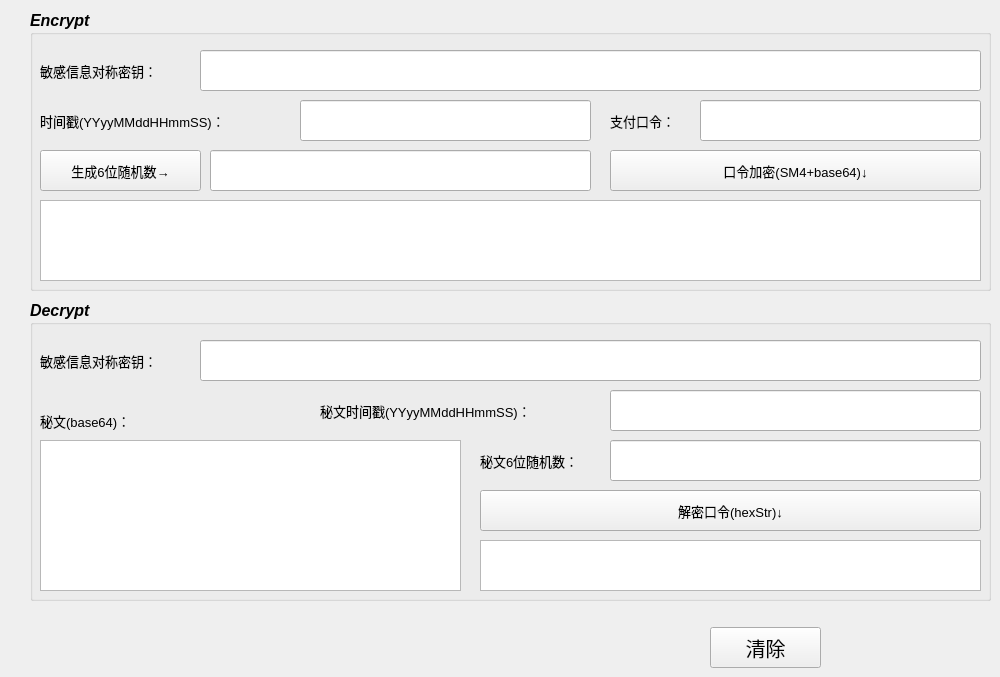
   <widget class="QWidget" name="TabPin">
    <attribute name="title">
     <string>      Pin      </string>
    </attribute>
    <widget class="QPushButton" name="Pin_ButtonClear">
     <property name="geometry">
      <rect>
       <x>710</x>
       <y>627</y>
       <width>111</width>
       <height>41</height>
      </rect>
     </property>
     <property name="font">
      <font>
       <family>Agency FB</family>
       <pointsize>15</pointsize>
      </font>
     </property>
     <property name="text">
      <string>清除</string>
     </property>
    </widget>
    <widget class="QGroupBox" name="groupBox_7">
     <property name="geometry">
      <rect>
       <x>30</x>
       <y>10</y>
       <width>961</width>
       <height>281</height>
      </rect>
     </property>
     <property name="font">
      <font>
       <pointsize>12</pointsize>
       <weight>75</weight>
       <italic>true</italic>
       <bold>true</bold>
      </font>
     </property>
     <property name="title">
      <string>Encrypt</string>
     </property>
     <widget class="QLabel" name="label_38">
      <property name="geometry">
       <rect>
        <x>580</x>
        <y>90</y>
        <width>91</width>
        <height>41</height>
       </rect>
      </property>
      <property name="font">
       <font>
        <pointsize>10</pointsize>
        <weight>50</weight>
        <italic>false</italic>
        <bold>false</bold>
       </font>
      </property>
      <property name="text">
       <string>支付口令：</string>
      </property>
     </widget>
     <widget class="QLineEdit" name="Pin_Pin">
      <property name="geometry">
       <rect>
        <x>670</x>
        <y>90</y>
        <width>281</width>
        <height>41</height>
       </rect>
      </property>
      <property name="font">
       <font>
        <pointsize>10</pointsize>
        <weight>50</weight>
        <italic>false</italic>
        <bold>false</bold>
       </font>
      </property>
     </widget>
     <widget class="QLabel" name="label_40">
      <property name="geometry">
       <rect>
        <x>10</x>
        <y>90</y>
        <width>261</width>
        <height>41</height>
       </rect>
      </property>
      <property name="font">
       <font>
        <pointsize>10</pointsize>
        <weight>50</weight>
        <italic>false</italic>
        <bold>false</bold>
       </font>
      </property>
      <property name="text">
       <string>时间戳(YYyyMMddHHmmSS)：</string>
      </property>
     </widget>
     <widget class="QLineEdit" name="Pin_TimeStamp">
      <property name="geometry">
       <rect>
        <x>270</x>
        <y>90</y>
        <width>291</width>
        <height>41</height>
       </rect>
      </property>
      <property name="font">
       <font>
        <pointsize>10</pointsize>
        <weight>50</weight>
        <italic>false</italic>
        <bold>false</bold>
       </font>
      </property>
     </widget>
     <widget class="QTextEdit" name="Pin_Encrypt">
      <property name="geometry">
       <rect>
        <x>10</x>
        <y>190</y>
        <width>941</width>
        <height>81</height>
       </rect>
      </property>
      <property name="font">
       <font>
        <family>Consolas</family>
        <pointsize>12</pointsize>
        <weight>50</weight>
        <italic>false</italic>
        <bold>false</bold>
       </font>
      </property>
     </widget>
     <widget class="QPushButton" name="Pin_Button_Encrypt">
      <property name="geometry">
       <rect>
        <x>580</x>
        <y>140</y>
        <width>371</width>
        <height>41</height>
       </rect>
      </property>
      <property name="font">
       <font>
        <pointsize>10</pointsize>
        <weight>50</weight>
        <italic>false</italic>
        <bold>false</bold>
       </font>
      </property>
      <property name="text">
       <string>口令加密(SM4+base64)↓</string>
      </property>
     </widget>
     <widget class="QLabel" name="label_41">
      <property name="geometry">
       <rect>
        <x>10</x>
        <y>40</y>
        <width>151</width>
        <height>41</height>
       </rect>
      </property>
      <property name="font">
       <font>
        <pointsize>10</pointsize>
        <weight>50</weight>
        <italic>false</italic>
        <bold>false</bold>
       </font>
      </property>
      <property name="text">
       <string>敏感信息对称密钥：</string>
      </property>
     </widget>
     <widget class="QLineEdit" name="Pin_Key">
      <property name="geometry">
       <rect>
        <x>170</x>
        <y>40</y>
        <width>781</width>
        <height>41</height>
       </rect>
      </property>
      <property name="font">
       <font>
        <family>Consolas</family>
        <pointsize>12</pointsize>
        <weight>50</weight>
        <italic>false</italic>
        <bold>false</bold>
       </font>
      </property>
     </widget>
     <widget class="QLineEdit" name="Pin_Random">
      <property name="geometry">
       <rect>
        <x>180</x>
        <y>140</y>
        <width>381</width>
        <height>41</height>
       </rect>
      </property>
      <property name="font">
       <font>
        <pointsize>10</pointsize>
        <weight>50</weight>
        <italic>false</italic>
        <bold>false</bold>
       </font>
      </property>
     </widget>
     <widget class="QPushButton" name="Pin_Button_Random">
      <property name="geometry">
       <rect>
        <x>10</x>
        <y>140</y>
        <width>161</width>
        <height>41</height>
       </rect>
      </property>
      <property name="font">
       <font>
        <pointsize>10</pointsize>
        <weight>50</weight>
        <italic>false</italic>
        <bold>false</bold>
       </font>
      </property>
      <property name="text">
       <string>生成6位随机数→</string>
      </property>
     </widget>
    </widget>
    <widget class="QGroupBox" name="groupBox_8">
     <property name="geometry">
      <rect>
       <x>30</x>
       <y>300</y>
       <width>961</width>
       <height>301</height>
      </rect>
     </property>
     <property name="font">
      <font>
       <pointsize>12</pointsize>
       <weight>75</weight>
       <italic>true</italic>
       <bold>true</bold>
      </font>
     </property>
     <property name="title">
      <string>Decrypt</string>
     </property>
     <widget class="QLabel" name="label_42">
      <property name="geometry">
       <rect>
        <x>10</x>
        <y>100</y>
        <width>161</width>
        <height>41</height>
       </rect>
      </property>
      <property name="font">
       <font>
        <pointsize>10</pointsize>
        <weight>50</weight>
        <italic>false</italic>
        <bold>false</bold>
       </font>
      </property>
      <property name="text">
       <string>秘文(base64)：</string>
      </property>
     </widget>
     <widget class="QTextEdit" name="Pin_Cipher">
      <property name="geometry">
       <rect>
        <x>10</x>
        <y>140</y>
        <width>421</width>
        <height>151</height>
       </rect>
      </property>
      <property name="font">
       <font>
        <family>Consolas</family>
        <pointsize>12</pointsize>
        <weight>50</weight>
        <italic>false</italic>
        <bold>false</bold>
       </font>
      </property>
     </widget>
     <widget class="QLineEdit" name="Pin_TimeStamp2">
      <property name="geometry">
       <rect>
        <x>580</x>
        <y>90</y>
        <width>371</width>
        <height>41</height>
       </rect>
      </property>
      <property name="font">
       <font>
        <pointsize>10</pointsize>
        <weight>50</weight>
        <italic>false</italic>
        <bold>false</bold>
       </font>
      </property>
     </widget>
     <widget class="QPushButton" name="Pin_Button_Decrypt">
      <property name="geometry">
       <rect>
        <x>450</x>
        <y>190</y>
        <width>501</width>
        <height>41</height>
       </rect>
      </property>
      <property name="font">
       <font>
        <pointsize>10</pointsize>
        <weight>50</weight>
        <italic>false</italic>
        <bold>false</bold>
       </font>
      </property>
      <property name="text">
       <string>解密口令(hexStr)↓</string>
      </property>
     </widget>
     <widget class="QTextEdit" name="Pin_Pin2">
      <property name="geometry">
       <rect>
        <x>450</x>
        <y>240</y>
        <width>501</width>
        <height>51</height>
       </rect>
      </property>
      <property name="font">
       <font>
        <family>Consolas</family>
        <pointsize>12</pointsize>
        <weight>50</weight>
        <italic>false</italic>
        <bold>false</bold>
       </font>
      </property>
     </widget>
     <widget class="QLabel" name="label_43">
      <property name="geometry">
       <rect>
        <x>10</x>
        <y>40</y>
        <width>151</width>
        <height>41</height>
       </rect>
      </property>
      <property name="font">
       <font>
        <pointsize>10</pointsize>
        <weight>50</weight>
        <italic>false</italic>
        <bold>false</bold>
       </font>
      </property>
      <property name="text">
       <string>敏感信息对称密钥：</string>
      </property>
     </widget>
     <widget class="QLineEdit" name="Pin_Key2">
      <property name="geometry">
       <rect>
        <x>170</x>
        <y>40</y>
        <width>781</width>
        <height>41</height>
       </rect>
      </property>
      <property name="font">
       <font>
        <family>Consolas</family>
        <pointsize>12</pointsize>
        <weight>50</weight>
        <italic>false</italic>
        <bold>false</bold>
       </font>
      </property>
     </widget>
     <widget class="QLabel" name="label_44">
      <property name="geometry">
       <rect>
        <x>290</x>
        <y>90</y>
        <width>291</width>
        <height>41</height>
       </rect>
      </property>
      <property name="font">
       <font>
        <pointsize>10</pointsize>
        <weight>50</weight>
        <italic>false</italic>
        <bold>false</bold>
       </font>
      </property>
      <property name="text">
       <string>秘文时间戳(YYyyMMddHHmmSS)：</string>
      </property>
     </widget>
     <widget class="QLabel" name="label_45">
      <property name="geometry">
       <rect>
        <x>450</x>
        <y>140</y>
        <width>151</width>
        <height>41</height>
       </rect>
      </property>
      <property name="font">
       <font>
        <pointsize>10</pointsize>
        <weight>50</weight>
        <italic>false</italic>
        <bold>false</bold>
       </font>
      </property>
      <property name="text">
       <string>秘文6位随机数：</string>
      </property>
     </widget>
     <widget class="QLineEdit" name="Pin_Random_2">
      <property name="geometry">
       <rect>
        <x>580</x>
        <y>140</y>
        <width>371</width>
        <height>41</height>
       </rect>
      </property>
      <property name="font">
       <font>
        <pointsize>10</pointsize>
        <weight>50</weight>
        <italic>false</italic>
        <bold>false</bold>
       </font>
      </property>
     </widget>
    </widget>
   </widget>
